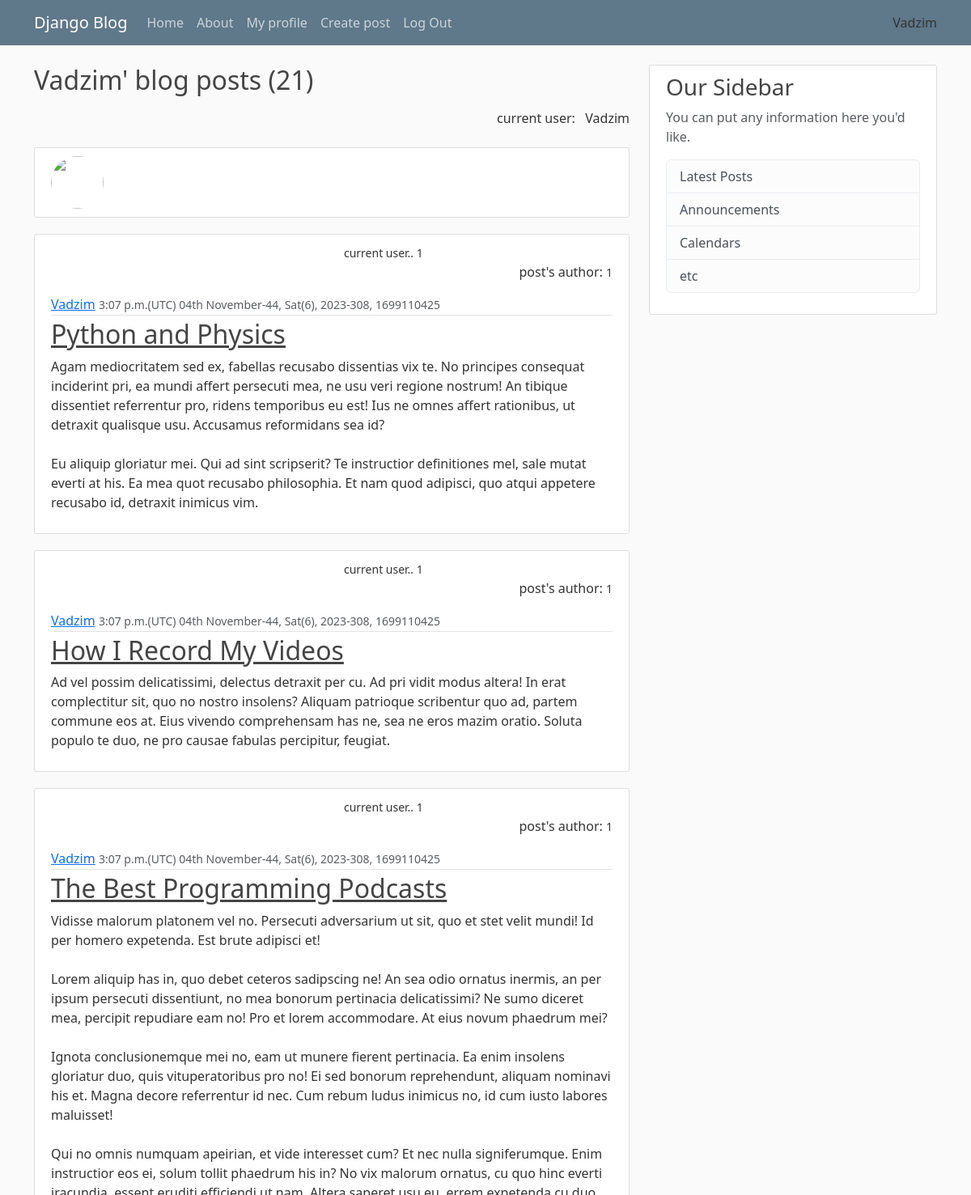
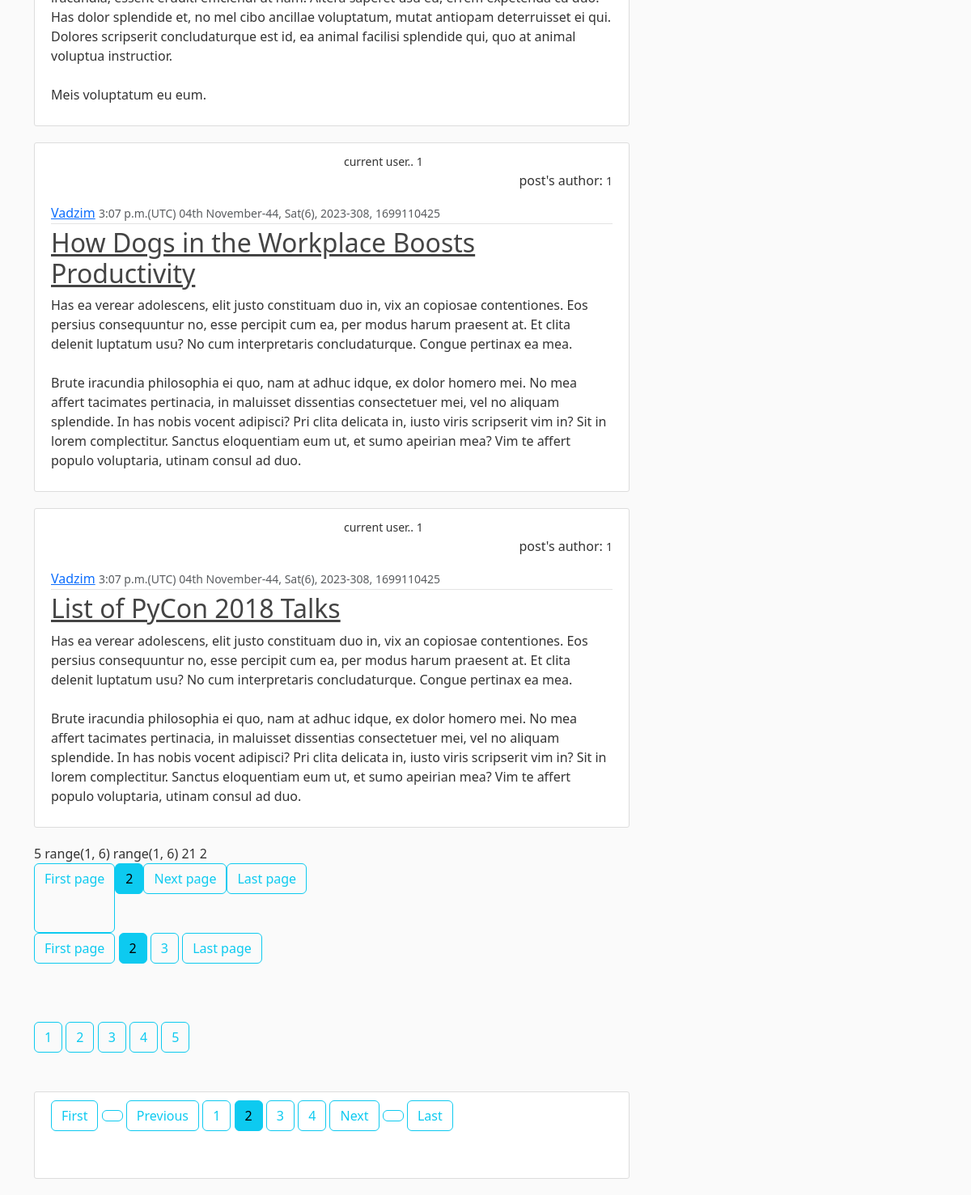
The app's page /user/Vadzim/?page=2 with its own data (2 pictures, top to bottom).
### blog/models.py (models this page shows, shortened)
class Post(models.Model):
    title = models.CharField(max_length=100)
    content=models.TextField()
    date_posted = models.DateTimeField(default=timezone.now)
    author = models.ForeignKey(User,  on_delete = models.CASCADE)

### blog/views.py (the view)
# urls.py: path('user/<str:name>/', views.User_posts_view, name = 'user-posts'),
def User_posts_view(request, name):
    user = get_object_or_404(User, username=name)
    user_posts = Post.objects.filter(author=user).order_by('-date_posted')
    paginator = Paginator(user_posts, 5) # 5 users per page
    page_number = request.GET.get('page')
    page_obj = paginator.get_page(page_number)
    return render(request, 'blog/user_posts.html',{'user' : user,
    'name': name.title(), 'user_posts': user_posts,
    'page_obj' : page_obj, 'paginator' : paginator
    })

### blog/templates/blog/user_posts.html (shortened to what this page needs)
{% extends "blog/base.html" %}
{% block content %}
    <div class="left">
        <h2 class="mb-3">{{ name }}' blog posts ({{ page_obj.paginator.count }})</h2>
    </div>
    <div class="righ">
    current user:  &#160 {{ user.username }}<br/><br>
    </div>
    <article class="media content-section">
        <img class="rounded-circle article-img" src="{{ post.author.profile.picture.url }}" >
    </article>
    {% for post in page_obj %}
        <article class="media content-section">
          &nbsp &#160&#160 &nbsp &#160&#160 <small>current user..  {{  user.id     }} </small>
          <p align="right"> post's author:  <small> {{ post.author.id }}</small></p>
          <div class="media-body">
            <div class="article-metadata">
              <a class="mr-2">{{ post.author }}</a>
              <small class="text-muted">{{ post.date_posted|date:"P(e) dS E-W, D(w), o-z, U" }}</small>
            </div>
            <h2><a class="article-title" href=" {% url 'post' post.pk %} ">{{ post.title }}</a></h2>
            <p class="article-content">{{ post.content }}</p>
          </div>
        </article>
    {% endfor %}
    {{ paginator.num_pages }}
    {{ paginator.page_range }}
    {{ page_obj.paginator.page_range }}
    {{ page_obj.paginator.count }}
    {{ page_obj.number }}
        <ul class="pagination">
            {% if page_obj.has_previous %}
            <a class="btn btn-outline-info" href="?page=1">First page</a>
            {% endif %}
            {% if page_obj.number == 1 %}
            <a class="btn btn-info mb-5" href="?page=1">First page</a>
            {% elif page_obj.number == 16 %}
            <a class="btn btn-info mb-5" href="?page={{ page_obj.number }}">Last page</a>
            {% else %}
            <a class="btn btn-info mb-5" href="?page={{ page_obj.number }}">{{ page_obj.number }}</a>
            {% endif %}
            {% if page_obj.has_next %}
            {% if page_obj.number != paginator.num_pages|add:'-1' %}
                <a class="btn btn-outline-info mb-5" href="?page={{ page_obj.next_page_number }}">Next page</a>
            {% endif %}
            <a class="btn btn-outline-info mb-5" href="?page={{ paginator.num_pages }}">Last page</a>
            {% endif %}<br/>
            <br/><br/>
        </ul>
    {% if page_obj.number != 1 %}
        <a class="btn btn-outline-info mb-5" href="?page=1">First page</a>
    {% endif %}
    <a class="btn btn-info mb-5" href="?page={{ page_obj.number }}">{{ page_obj.number }}</a>
    {% if page_obj.number < paginator.num_pages|add:'-1' %}
    <a class="btn btn-outline-info mb-5" href="?page={{ page_obj.next_page_number }}">
    {{ page_obj.next_page_number }}</a>
    {% endif %}
    {% if page_obj.number != paginator.num_pages %}
        <a class="btn btn-outline-info mb-5" href="?page={{ paginator.num_pages }}">Last page</a>
    {% endif %}
    <br/>      <br/>
    {% for n in paginator.page_range %}
        <a class="btn btn-outline-info mb-5" href="?page={{ n }}">{{n}}</a>
    {% endfor %}
    <br/>
    <div class="content-section">
        {% if page_obj.has_previous %}
            <a class="btn btn-outline-info mb-5" href="?page=1">First</a>
            <a class="btn btn-outline-info mb-5">    </a>
            <a class="btn btn-outline-info mb-5" href="?page={{page_obj.previous_page_number}}">Previous</a>
        {% endif %}
        {% for n in paginator.page_range %}
            {% if n == page_obj.number %}
                <a class="btn btn-info mb-5" href="?page={{n}}">{{n}}</a>
            {% elif n > page_obj.number|add:'-3' and n < page_obj.number|add:'3' %}
                <a class="btn btn-outline-info mb-5" href="?page={{ n }}">{{n}}</a>
            {% endif %}
        {% endfor %}
        {% if page_obj.has_next %}
            <a class="btn btn-outline-info mb-5" href="?page={{page_obj.next_page_number}}">Next</a>
            <a class="btn btn-outline-info mb-5">    </a>
            <a class="btn btn-outline-info mb-5" href="?page={{ paginator.num_pages }}">Last</a>
        {% endif %}
    </div>
{% endblock content %}

### blog/templates/blog/base.html (shortened to what this page needs)
{% load static %}
<!DOCTYPE html>
<html>
<head>
    <link href="https://cdn.jsdelivr.net/npm/bootstrap@5.3.1/dist/css/bootstrap.min.css" rel="stylesheet"
>
    <link rel="stylesheet" type="text/css" href="{% static 'blog/main.css' %}">
</head>
<body>
    <header class="site-header">
        <nav class="navbar navbar-expand-md navbar-dark bg-steel fixed-top">
            <div class="container">
                <a class="navbar-brand mr-4" href="{% url 'blog-home' %}">Django Blog</a>
                <div class="collapse navbar-collapse" id="navbarToggle">
                    <div class="navbar-nav mr-auto">
                        <a class="nav-item nav-link" href="{% url 'blog-home' %}">Home</a>
                        <a class="nav-item nav-link" href="{% url 'blog-about' %}">About</a>
                    </div>
                    {% if not user.is_authenticated %}
                    <div class="navbar-nav">
                        <a class="nav-item nav-link" href="{% url 'login' %}">Login</a>
                        <a class="nav-item nav-link" href=" {% url 'userregister' %}">Register</a>
                    </div>
                    {% else %}
                    <div class="navbar-nav">
                        <a class="nav-item nav-link" href="{% url 'profil'|slugify %}">My profile</a>
                        <a class="nav-item nav-link" href="{% url 'create-post' %}">Create post</a>
                        <a class="nav-item nav-link" href=" {% url 'logout' %}">Log Out</a>
                    </div>
                    {% endif %}
                </div>
                {{ user.username }}
            </div>
        </nav>
    </header>
    <main role="main" class="container">
        <div class="row">
            <div class="col-md-8">
                {% block content %}{% endblock %}
            </div>
            <div class="col-md-4">
                <div class="content-section">
                    <h3>Our Sidebar</h3>
                    <p class='text-muted'>You can put any information here you'd like.
                    <ul class="list-group">
                        <li class="list-group-item list-group-item-light">Latest Posts</li>
                        <li class="list-group-item list-group-item-light">Announcements</li>
                        <li class="list-group-item list-group-item-light">Calendars</li>
                        <li class="list-group-item list-group-item-light">etc</li>
                    </ul>
                    </p>
                </div>
            </div>
        </div>
    </main>
</body>
</html>

### blog/static/blog/main.css (style rules this page uses)
body { background: #fafafa; color: #333333; margin-top: 5rem; }
h1, h2, h3, h4, h5, h6 { color: #444444; }
ul { margin: 0; }
.bg-steel { background-color: #5f788a; }
.site-header .navbar-nav .nav-link { color: #cbd5db; }
.content-section { background: #ffffff; padding: 10px 20px; border: 1px solid #dddddd; border-radius: 3px; margin-bottom: 20px; }
.article-title { color: #444444; }
.article-content { white-space: pre-line; }
.article-img { height: 65px; width: 65px; margin-right: 16px; }
.article-metadata { padding-bottom: 1px; margin-bottom: 4px; border-bottom: 1px solid #e3e3e3 }

### blog/templates/blog/user_posts.html (style rules this page uses)
.left { text-align: left; }
.righ { text-align: right; }

### records on screen
Post: author.id "1", author "Vadzim", date_posted "3:07 p.m.(UTC) 04th November-44, Sat(6), 2023-308, 1699110425", title "Python and Physics", content "Agam mediocritatem sed ex, fabellas recusabo dissentias vix te. No principes consequat inciderint pri, ea mundi affert persecuti mea, ne usu veri regione nostrum! An tibique dissentiet referrentur pro, ridens temporibus eu est! Ius ne omnes affert rationibus, ut detraxit qualisque usu. Accusamus reformidans sea id? Eu aliquip gloriatur mei. Qui ad sint scripserit? Te instructior definitiones mel, sale mutat everti at his. Ea mea quot recusabo philosophia. Et nam quod adipisci, quo atqui appetere recusabo id, detraxit inimicus vim."
Post: author.id "1", author "Vadzim", date_posted "3:07 p.m.(UTC) 04th November-44, Sat(6), 2023-308, 1699110425", title "How I Record My Videos", content "Ad vel possim delicatissimi, delectus detraxit per cu. Ad pri vidit modus altera! In erat complectitur sit, quo no nostro insolens? Aliquam patrioque scribentur quo ad, partem commune eos at. Eius vivendo comprehensam has ne, sea ne eros mazim oratio. Soluta populo te duo, ne pro causae fabulas percipitur, feugiat."
Post: author.id "1", author "Vadzim", date_posted "3:07 p.m.(UTC) 04th November-44, Sat(6), 2023-308, 1699110425", title "The Best Programming Podcasts", content "Vidisse malorum platonem vel no. Persecuti adversarium ut sit, quo et stet velit mundi! Id per homero expetenda. Est brute adipisci et! Lorem aliquip has in, quo debet ceteros sadipscing ne! An sea odio ornatus inermis, an per ipsum persecuti dissentiunt, no mea bonorum pertinacia delicatissimi? Ne sumo diceret mea, percipit repudiare eam no! Pro et lorem accommodare. At eius novum phaedrum mei? Ignota conclusionemque mei no, eam ut munere fierent pertinacia. Ea enim insolens gloriatur duo, quis vituperatoribus pro no! Ei sed bonorum reprehendunt, aliquam nominavi his et. Magna decore referrentur id nec. Cum rebum ludus inimicus no, id cum iusto labores maluisset! Qui no omnis numquam…"
Post: author.id "1", author "Vadzim", date_posted "3:07 p.m.(UTC) 04th November-44, Sat(6), 2023-308, 1699110425", title "How Dogs in the Workplace Boosts Productivity", content "Has ea verear adolescens, elit justo constituam duo in, vix an copiosae contentiones. Eos persius consequuntur no, esse percipit cum ea, per modus harum praesent at. Et clita delenit luptatum usu? No cum interpretaris concludaturque. Congue pertinax ea mea. Brute iracundia philosophia ei quo, nam at adhuc idque, ex dolor homero mei. No mea affert tacimates pertinacia, in maluisset dissentias consectetuer mei, vel no aliquam splendide. In has nobis vocent adipisci? Pri clita delicata in, iusto viris scripserit vim in? Sit in lorem complectitur. Sanctus eloquentiam eum ut, et sumo apeirian mea? Vim te affert populo voluptaria, utinam consul ad duo."
Post: author.id "1", author "Vadzim", date_posted "3:07 p.m.(UTC) 04th November-44, Sat(6), 2023-308, 1699110425", title "List of PyCon 2018 Talks", content "Has ea verear adolescens, elit justo constituam duo in, vix an copiosae contentiones. Eos persius consequuntur no, esse percipit cum ea, per modus harum praesent at. Et clita delenit luptatum usu? No cum interpretaris concludaturque. Congue pertinax ea mea. Brute iracundia philosophia ei quo, nam at adhuc idque, ex dolor homero mei. No mea affert tacimates pertinacia, in maluisset dissentias consectetuer mei, vel no aliquam splendide. In has nobis vocent adipisci? Pri clita delicata in, iusto viris scripserit vim in? Sit in lorem complectitur. Sanctus eloquentiam eum ut, et sumo apeirian mea? Vim te affert populo voluptaria, utinam consul ad duo."

### other values on screen
{{ user.username }} "Vadzim"
{{ name }} "Vadzim"
{{ page_obj.paginator.count }} "21"
{{ user.id }} "1"
{{ paginator.num_pages }} "5"
{{ paginator.page_range }} "range(1, 6)"
{{ page_obj.paginator.page_range }} "range(1, 6)"
{{ page_obj.number }} "2"
{{ page_obj.next_page_number }} "3"
{{ n }} "1" "2" "3" "4" "5"
{{ n }} "1" "3" "4"
{{ n }} "2"
